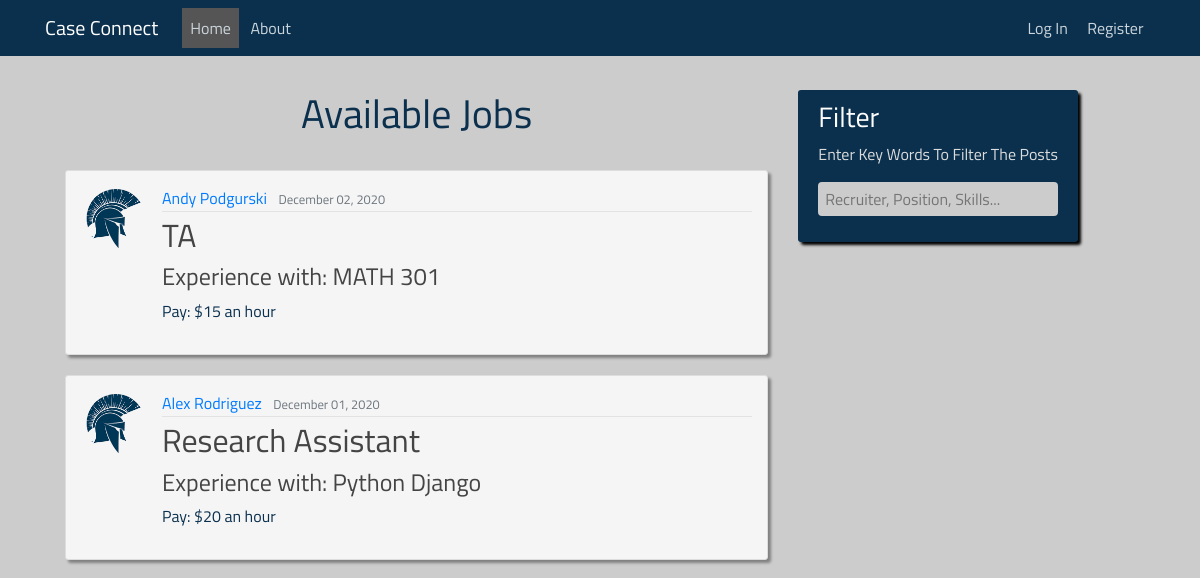
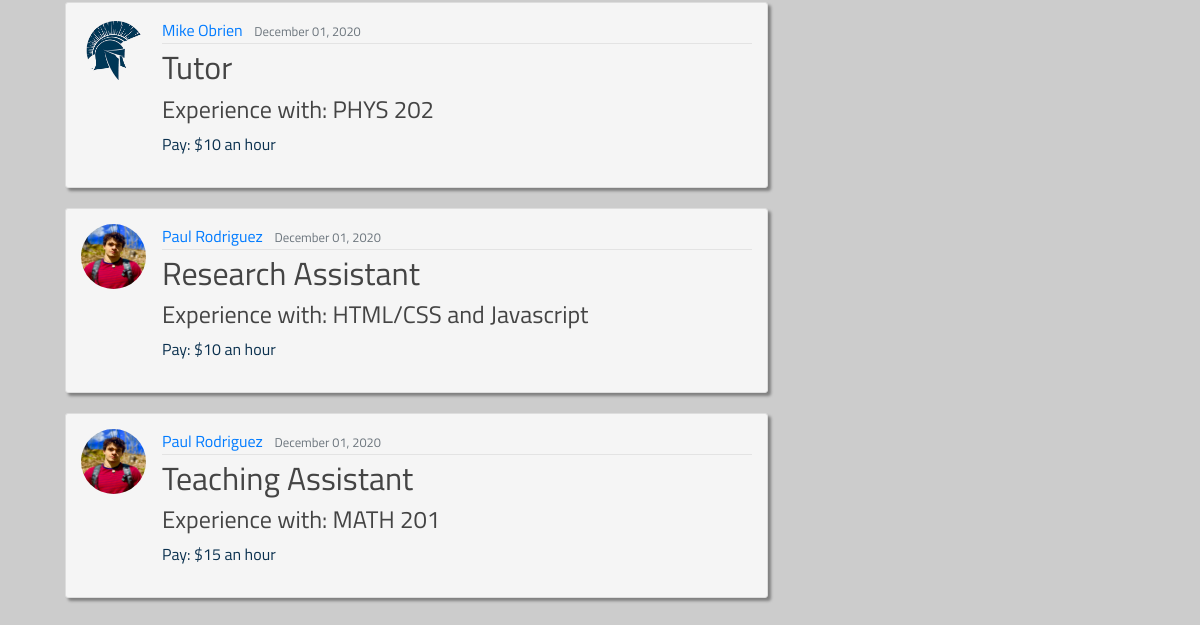
The app's page /, older data (2 pictures, top to bottom).
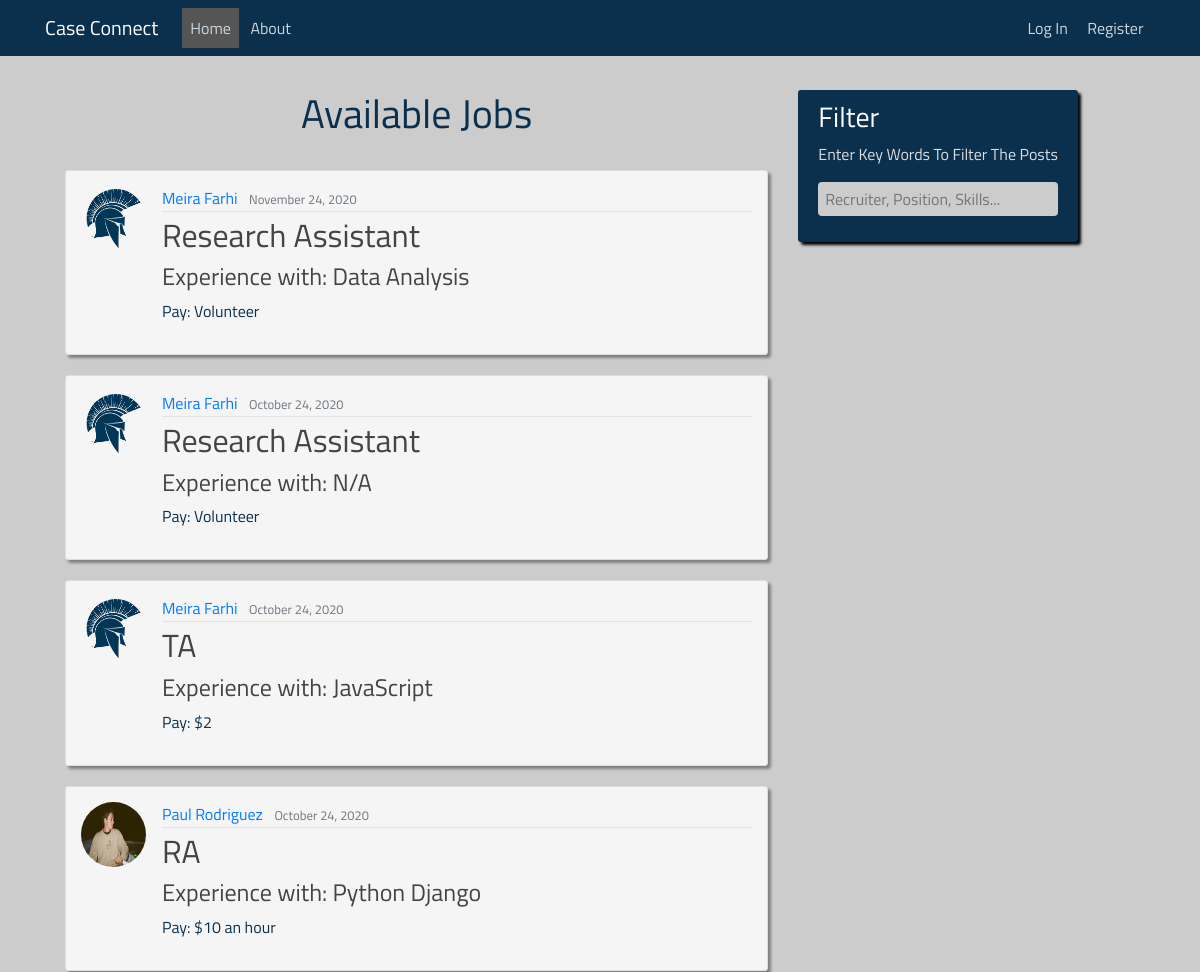
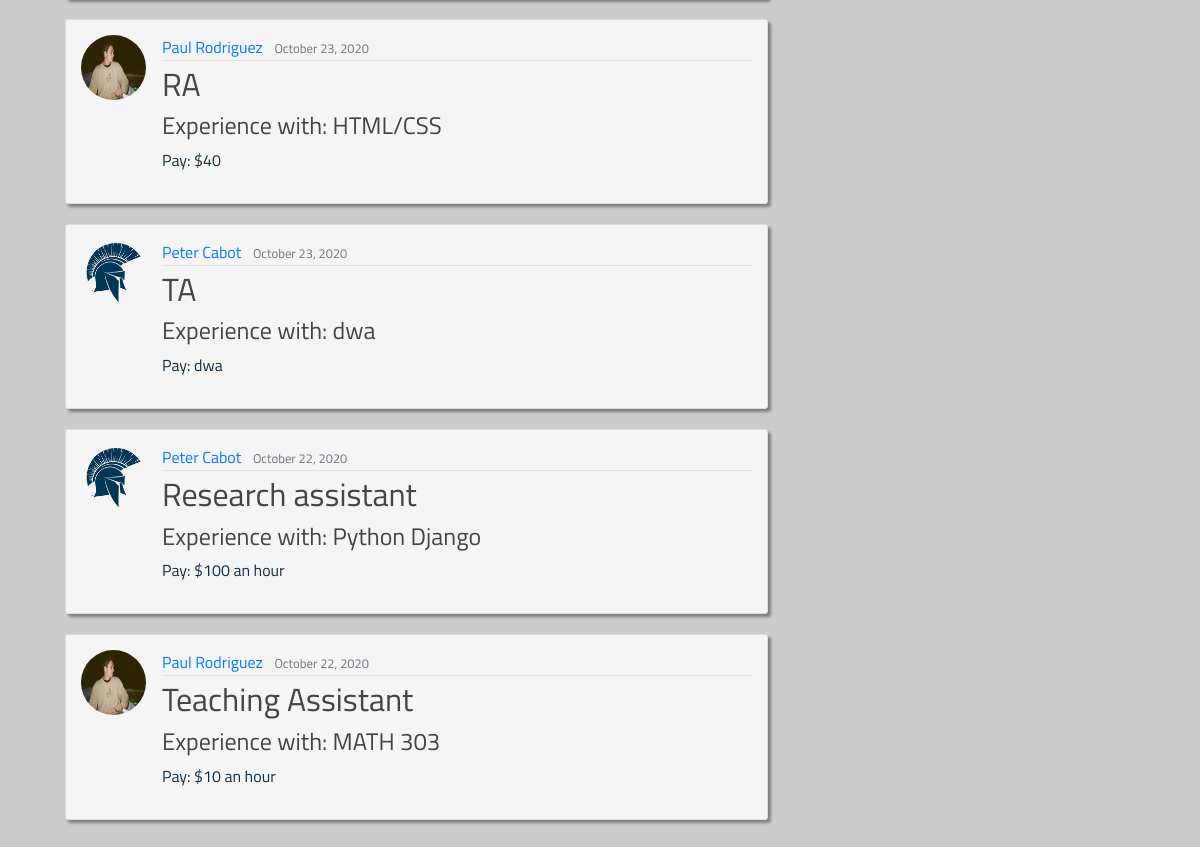
The same page, newer data (2 pictures, top to bottom).
### case_connecting/models.py (models this page shows, shortened)
class Post(models.Model):
    recruiter = models.ForeignKey(User, on_delete=models.CASCADE)
    position = models.CharField(max_length=200)
    knowledge = models.CharField(max_length=200)
    content = models.TextField()
    pay = models.CharField(max_length=200)
    date_posted = models.DateTimeField(default=timezone.now)

### users/models.py (models this page shows, shortened)
class Profile(models.Model):
    user = models.OneToOneField(User, on_delete=models.CASCADE)
    image = models.ImageField(default='default.jpg', upload_to='profile_pics')
    resume = models.FileField(default=None, upload_to='resumes')

### case_connecting/views.py (the view)
# urls.py: path('', PostListView.as_view(), name="case_connecting-home"),
class PostListView(ListView):
    model = Post
    template_name = 'case_connecting/home.html'
    context_object_name = 'posts'
    ordering = ['-date_posted']  # the most recent available jobs will be moved to the top
    paginate_by = 15  # the number of posts per page

### templates/case_connecting/home.html (shortened to what this page needs)
{% extends "case_connecting/base.html" %}
{% load static %}
{% block content %}
<head>
 <link rel="stylesheet" type="text/css" href="{% static 'case_connecting/home.css' %}">
</head>
<div class="content-section" id="posting-list">
    <div class="row">
        <div class="col-md-8">
            <div>
                <h1>Available Jobs</h1>
                <br>
            </div>
            {% for post in posts %}
            <article id="post" class="media content-section">
                <img class="rounded-circle article-img" src="{{ post.recruiter.profile.image.url }}">
                <div class="media-body">
                    <div class="article-metadata">
                        <a class="mr-2" href="{% url 'user-posts' post.recruiter.username %}">{{ post.recruiter.get_full_name }}</a>
                        <small class="text-muted">{{ post.date_posted|date:"F d, Y" }}</small>
                    </div>
                    <h2><a class="article-title" href="{% url 'post-detail' post.id %}">{{ post.position }}</a></h2>
                    <h4>Experience with: {{ post.knowledge }}</h4>
                    <p class="article-content">Pay: {{ post.pay }}</p>
                </div>
            </article>
            {% endfor %}
        </div>
        <div class="col-md-4">
            <div class="content-section" id="filter">
                <h3 id="filtertext1">Filter</h3>
                <p id="filtertext2"> Enter Key Words To Filter The Posts
                <ul class="list-group">
                    <form method="get" action="{% url 'case_connecting-search' %}">
                        <input name="q" id="id_q" value="{{ request.GET.q }}" placeholder="Recruiter, Position, Skills...">
                    </form>
                </ul>
                </p>
            </div>
        </div>
    </div>
</div>
{% endblock %}

Row changes from the older to the newer data that the page shows:
removed Post: recruiter.profile.image (placeholder picture), recruiter.get_full_name "Andy Podgurski", date_posted "December 02, 2020", position "TA", knowledge "MATH 301", pay "$15 an hour"
removed Post: recruiter.profile.image (placeholder picture), recruiter.get_full_name "Alex Rodriguez", date_posted "December 01, 2020", position "Research Assistant", knowledge "Python Django", pay "$20 an hour"
removed Post: recruiter.profile.image (placeholder picture), recruiter.get_full_name "Mike Obrien", date_posted "December 01, 2020", position "Tutor", knowledge "PHYS 202", pay "$10 an hour"
removed Post: recruiter.profile.image (picture), recruiter.get_full_name "Paul Rodriguez", date_posted "December 01, 2020", position "Research Assistant", knowledge "HTML/CSS and Javascript", pay "$10 an hour"
removed Post: recruiter.profile.image (picture), recruiter.get_full_name "Paul Rodriguez", date_posted "December 01, 2020", position "Teaching Assistant", knowledge "MATH 201", pay "$15 an hour"
added Post: recruiter.profile.image (placeholder picture), recruiter.get_full_name "Meira Farhi", date_posted "November 24, 2020", position "Research Assistant", knowledge "Data Analysis", pay "Volunteer"
added Post: recruiter.profile.image (placeholder picture), recruiter.get_full_name "Meira Farhi", date_posted "October 24, 2020", position "Research Assistant", knowledge "N/A", pay "Volunteer"
added Post: recruiter.profile.image (placeholder picture), recruiter.get_full_name "Meira Farhi", date_posted "October 24, 2020", position "TA", knowledge "JavaScript", pay "$2"
added Post: recruiter.profile.image (picture), recruiter.get_full_name "Paul Rodriguez", date_posted "October 24, 2020", position "RA", knowledge "Python Django", pay "$10 an hour"
added Post: recruiter.profile.image (picture), recruiter.get_full_name "Paul Rodriguez", date_posted "October 23, 2020", position "RA", knowledge "HTML/CSS", pay "$40"
added Post: recruiter.profile.image (placeholder picture), recruiter.get_full_name "Peter Cabot", date_posted "October 23, 2020", position "TA", knowledge "dwa", pay "dwa"
added Post: recruiter.profile.image (placeholder picture), recruiter.get_full_name "Peter Cabot", date_posted "October 22, 2020", position "Research assistant", knowledge "Python Django", pay "$100 an hour"
added Post: recruiter.profile.image (picture), recruiter.get_full_name "Paul Rodriguez", date_posted "October 22, 2020", position "Teaching Assistant", knowledge "MATH 303", pay "$10 an hour"
